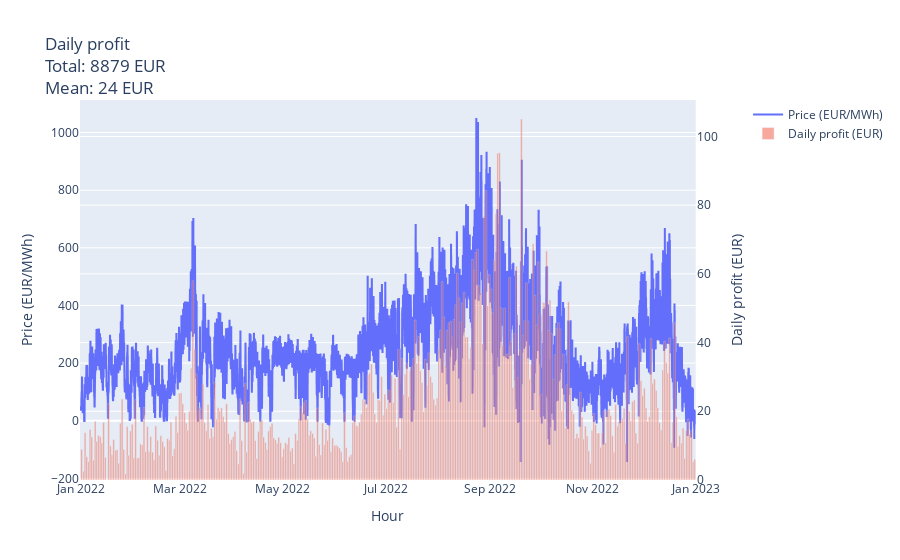

Notebook code for this chart:
### Code cell
display_profit(df_optim)

### Figure 1 — Plotly figure (JSON) as saved in the notebook; plotly's stock layout.template omitted (floating-point values rounded to 4 significant figures; data arrays with more than 128 entries replaced by an {"elided": "..."} marker saying what was removed)
{"data": [{"line": {"shape": "hv"}, "name": "Price (EUR/MWh)", "showlegend": true, "type": "scatter", "x": {"elided": "8760 str values"}, "xaxis": "x", "y": {"elided": "8760 float values"}, "yaxis": "y"}, {"name": "Daily profit (EUR)", "offset": 2, "opacity": 0.5, "showlegend": true, "type": "bar", "x": {"elided": "365 str values"}, "xaxis": "x", "y": {"elided": "365 float values"}, "yaxis": "y2"}], "layout": {"bargap": 0, "title": {"text": "Daily profit<br>Total: 8879 EUR<br>Mean: 24 EUR"}, "xaxis": {"anchor": "y", "domain": [0, 0.94], "title": {"text": "Hour"}}, "yaxis": {"anchor": "x", "domain": [0, 1], "title": {"text": "Price (EUR/MWh)"}}, "yaxis2": {"anchor": "x", "overlaying": "y", "side": "right", "title": {"text": "Daily profit (EUR)"}}}}
